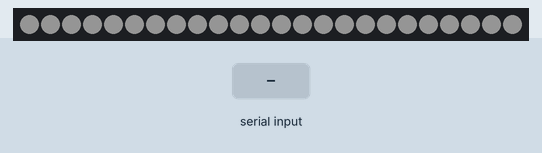
Bench run of a sketch on a simulated Arduino Uno, built with avr-gcc and run on an emulated ATmega328P. Shown: 24 RGB LEDs in strip order, left to right. The inputs (shaded band) are chosen by the test bench. Dim RGB values are drawn brighter than linear; random numbers use the default seed unless the sketch sets one.

Above: at 1.2 s.
1.3 s: "90,45,200\n" received over Serial
At 2.2 s:
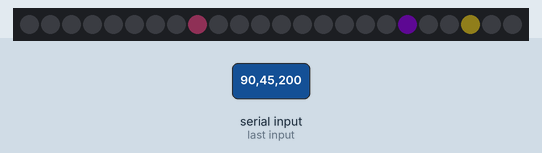
2.8 s: "30,150,10\n" received over Serial
At 3.3 s:
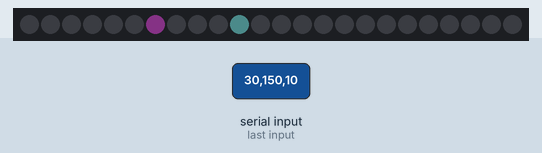
4.3 s: "90,45\n" received over Serial
At 5.5 s:
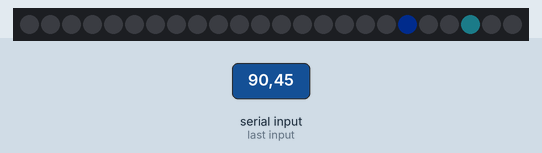
5.8 s: "5\n" received over Serial
At 6.5 s:
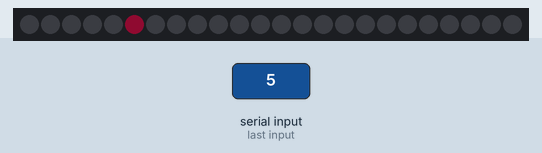
7.3 s: "30,150\n" received over Serial
At 7.9 s:
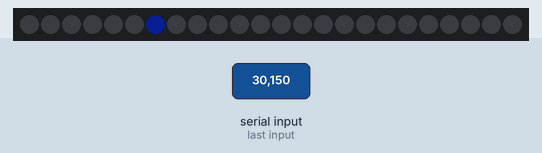
8.8 s: "90\n" received over Serial
At 10.0 s:
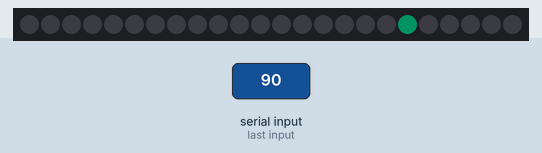
Timing chart, 0 to 11.3 s (numbered marks = the images above; inputs shaded):
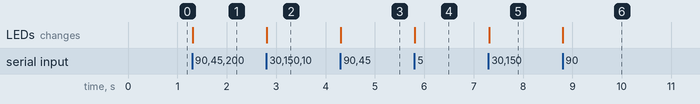

The sketch:

arduino.ino
```cpp
#include <Adafruit_NeoPixel.h>

#define PIN 6
#define NUM_PIXELS 24

Adafruit_NeoPixel strip = Adafruit_NeoPixel(NUM_PIXELS, PIN, NEO_GRBW + NEO_KHZ800);

int parseData(String data, int *intList)
{
  char *chrArray = strdup(data.c_str());
  int i = 0;

  char *token = strtok(chrArray, ",");
  while (token != NULL)
  {
    intList[i] = atoi(token);
    i++;
    token = strtok(NULL, ",");
  }

  free(chrArray);
  return i; // Return size of filled data in intList
}

void setup()
{

  strip.begin();
  strip.setBrightness(20);
  strip.show();

  // Begin serial communication.
  Serial.begin(9600);
  Serial.setTimeout(10); // reduce the latency of the serial communication to 10 ms (default is 1 second)
  white();
}

void loop()
{
  // Check if data is available to read.
  if (Serial.available() > 0)
  {
    // Read the data in and convert it to an integer.
    String notes = Serial.readStringUntil('\n');

    // int note = Serial.readString().toInt();
    black();

    int noteVec[50]; // Manually managed array. You might need to adjust the size.
    int size = parseData(notes, noteVec);
    for (int i = 0; i < size; i++)
    {
      int idx = noteVec[i] % NUM_PIXELS;
      strip.setPixelColor(idx, random(0, 255), random(0, 255), random(0, 255), 0);
    }

    // Show the changes on the strip.
    strip.show();
  }
}

void white()
{
  for (uint16_t i = 0; i < strip.numPixels(); i++)
  {
    strip.setPixelColor(i, 0, 0, 0, 255);
  }
  strip.show();
}

void black()
{
  for (uint16_t i = 0; i < strip.numPixels(); i++)
  {
    strip.setPixelColor(i, 0, 0, 0);
  }
  strip.show();
}

// Fill the dots one after the other with a color
void colorWipe(uint32_t c, uint8_t wait)
{
  for (uint16_t i = 0; i < strip.numPixels(); i++)
  {
    strip.setPixelColor(i, c);
    strip.show();
    delay(wait);
  }

  strip.show();
}

void theaterChase(uint32_t c, uint8_t wait)
{
  for (int j = 0; j < 10; j++)
  {
    for (int q = 0; q < 3; q++)
    {
      for (uint16_t i = 0; i < strip.numPixels(); i = i + 3)
      {
        strip.setPixelColor(i + q, c);
      }
      strip.show();

      delay(wait);

      for (uint16_t i = 0; i < strip.numPixels(); i = i + 3)
      {
        strip.setPixelColor(i + q, 0);
      }
    }
  }
}
```

Measured:
- after the input at 1.3 s, the LEDs: change at once (image 1)
- after the input at 2.8 s, the LEDs: change at once (image 2)
- after the input at 4.3 s, the LEDs: change at once (image 3)
- after the input at 5.8 s, the LEDs: change at once (image 4)
- after the input at 7.3 s, the LEDs: change at once (image 5)
- after the input at 8.8 s, the LEDs: change at once (image 6)
